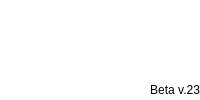
               <widget class="QWidget" name="principal">
                <property name="styleSheet">
                 <string notr="true"/>
                </property>
                <layout class="QVBoxLayout" name="verticalLayout_4">
                 <property name="spacing">
                  <number>0</number>
                 </property>
                 <property name="leftMargin">
                  <number>0</number>
                 </property>
                 <property name="topMargin">
                  <number>0</number>
                 </property>
                 <property name="rightMargin">
                  <number>0</number>
                 </property>
                 <property name="bottomMargin">
                  <number>0</number>
                 </property>
                 <item>
                  <widget class="QFrame" name="frameCuatro">
                   <property name="styleSheet">
                    <string notr="true">QWidget{
	background: #fff;
}</string>
                   </property>
                   <property name="frameShape">
                    <enum>QFrame::NoFrame</enum>
                   </property>
                   <property name="frameShadow">
                    <enum>QFrame::Raised</enum>
                   </property>
                   <layout class="QVBoxLayout" name="verticalLayout_5">
                    <property name="spacing">
                     <number>0</number>
                    </property>
                    <property name="leftMargin">
                     <number>0</number>
                    </property>
                    <property name="topMargin">
                     <number>0</number>
                    </property>
                    <property name="rightMargin">
                     <number>0</number>
                    </property>
                    <property name="bottomMargin">
                     <number>0</number>
                    </property>
                    <item>
                     <widget class="QLabel" name="imgPrincipal">
                      <property name="text">
                       <string/>
                      </property>
                      <property name="pixmap">
                       <pixmap>../Imagenes/principal.png</pixmap>
                      </property>
                      <property name="scaledContents">
                       <bool>false</bool>
                      </property>
                      <property name="alignment">
                       <set>Qt::AlignCenter</set>
                      </property>
                     </widget>
                    </item>
                   </layout>
                  </widget>
                 </item>
                 <item>
                  <widget class="QFrame" name="frameTres">
                   <property name="minimumSize">
                    <size>
                     <width>0</width>
                     <height>20</height>
                    </size>
                   </property>
                   <property name="maximumSize">
                    <size>
                     <width>16777215</width>
                     <height>20</height>
                    </size>
                   </property>
                   <property name="styleSheet">
                    <string notr="true">QWidget{
	background: #fff;
}</string>
                   </property>
                   <property name="frameShape">
                    <enum>QFrame::NoFrame</enum>
                   </property>
                   <property name="frameShadow">
                    <enum>QFrame::Raised</enum>
                   </property>
                   <layout class="QVBoxLayout" name="verticalLayout_6">
                    <property name="spacing">
                     <number>0</number>
                    </property>
                    <property name="leftMargin">
                     <number>0</number>
                    </property>
                    <property name="topMargin">
                     <number>0</number>
                    </property>
                    <property name="rightMargin">
                     <number>0</number>
                    </property>
                    <property name="bottomMargin">
                     <number>0</number>
                    </property>
                    <item>
                     <widget class="QLabel" name="lblVersion">
                      <property name="text">
                       <string>Beta v.23</string>
                      </property>
                      <property name="alignment">
                       <set>Qt::AlignRight|Qt::AlignTrailing|Qt::AlignVCenter</set>
                      </property>
                     </widget>
                    </item>
                   </layout>
                  </widget>
                 </item>
                </layout>
               </widget>
